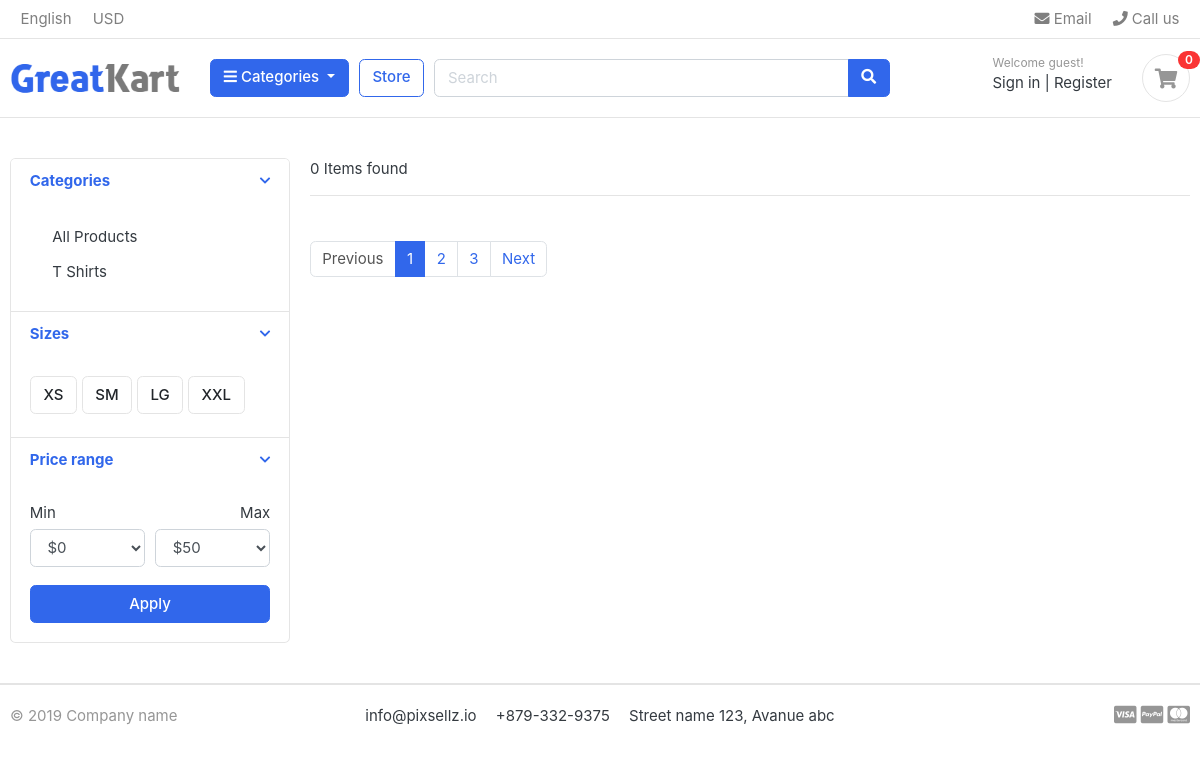
The page /store/ on the database as committed earlier.
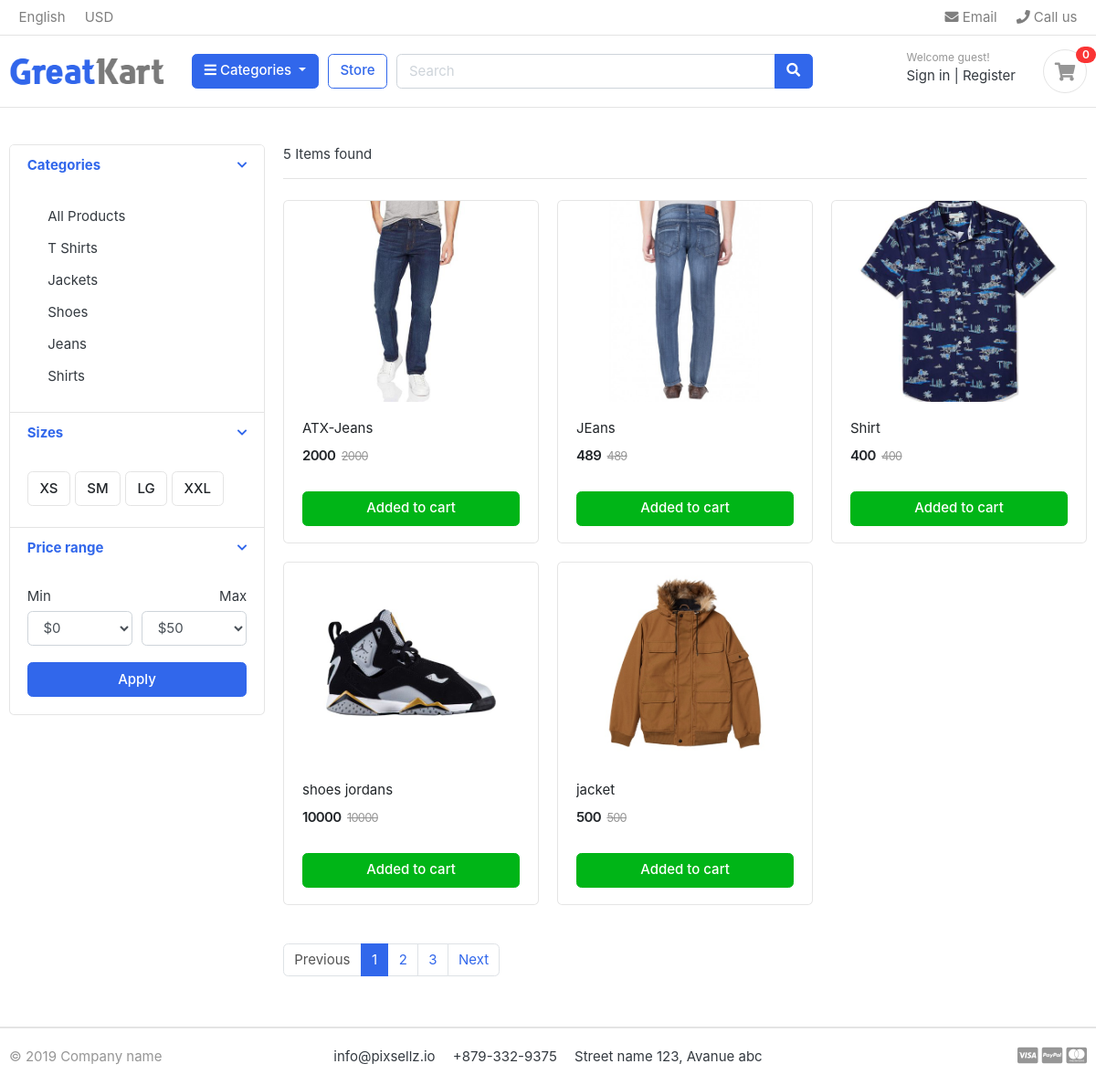
The same page on the database as committed later.
### categories/models.py (models this page shows, shortened)
class Categories(models.Model):
    title = models.CharField(max_length=40, unique=True)
    slug = models.SlugField(max_length=40, unique=True, null=True)
    description = models.TextField(max_length=200)
    image = models.ImageField(blank=True)
    class Meta:
        verbose_name = 'Category'
        verbose_name_plural = 'Categories'
    def get_url(self):
        return reverse('categories', args=[self.slug])

### store/models.py (models this page shows, shortened)
class Product(models.Model):
    title = models.CharField(max_length=150, unique=True)
    slug = models.SlugField(max_length=200, unique=True)
    description = models.TextField(max_length=500, blank=True)
    images = models.ImageField(upload_to='static/images')
    price = models.IntegerField()
    stock = models.IntegerField()
    category = models.ForeignKey(Categories, on_delete=models.CASCADE)
    date_added = models.DateTimeField(auto_now_add=True)
    date_modified = models.DateTimeField(auto_now=True)
    is_available = models.BooleanField(default=True)
    def get_url(self):
        return reverse('product_details', args=[self.category.slug, self.slug])

### store/views.py (the view)
# urls.py: path('store/', include('store.urls')),
def store(request, slug_id=None):
    category = None
    products = None
    if slug_id != None:
        category = get_object_or_404(Categories, slug=slug_id)
        products = Product.objects.filter(is_available=True, category=category)
    else:
        products = Product.objects.all().filter(is_available=True)
    dictionary = {
        'products': products
    }
    return render(request, 'store/store.html', dictionary)

### categories/context_processors.py (called while the page is built)
def categories_link(request):
    links = Categories.objects.all
    return dict(links=links)

### store/templates/store/store.html (shortened to what this page needs)
{% extends 'base.html' %}
{% load static %}
{% block content %}
<section class="section-content padding-y">
<div class="container">
<div class="row">
	<aside class="col-md-3">
<div class="card">
	<article class="filter-group">
		<header class="card-header">
			<a href="#" data-toggle="collapse" data-target="#collapse_1" aria-expanded="true" class="">
				<i class="icon-control fa fa-chevron-down"></i>
				<h6 class="title">Categories</h6>
			</a>
		</header>
		<div class="filter-content collapse show" id="collapse_1" style="">
			<div class="card-body">
				<ul class="list-menu">
				<li><a class="dropdown-item" href="{% url 'store_page' %}">All Products</a></li>
				{% for category in links %}
				<li><a class="dropdown-item" href="{{ category.get_url }}">{{ category.title }}</a></li>
				{% endfor %}
				</ul>
			</div>
		</div>
	</article>
	<article class="filter-group">
		<header class="card-header">
			<a href="#" data-toggle="collapse" data-target="#collapse_4" aria-expanded="true" class="">
				<i class="icon-control fa fa-chevron-down"></i>
				<h6 class="title">Sizes </h6>
			</a>
		</header>
		<div class="filter-content collapse show" id="collapse_4" style="">
			<div class="card-body">
			  <label class="checkbox-btn">
			    <span class="btn btn-light"> XS </span>
			  </label>
			  <label class="checkbox-btn">
			    <span class="btn btn-light"> SM </span>
			  </label>
			  <label class="checkbox-btn">
			    <span class="btn btn-light"> LG </span>
			  </label>
			  <label class="checkbox-btn">
			    <span class="btn btn-light"> XXL </span>
			  </label>
		</div>
		</div>
	</article>
	<article class="filter-group">
		<header class="card-header">
			<a href="#" data-toggle="collapse" data-target="#collapse_3" aria-expanded="true" class="">
				<i class="icon-control fa fa-chevron-down"></i>
				<h6 class="title">Price range </h6>
			</a>
		</header>
		<div class="filter-content collapse show" id="collapse_3" style="">
			<div class="card-body">
				<div class="form-row">
				<div class="form-group col-md-6">
				  <label>Min</label>
				  	<select class="mr-2 form-control">
						<option value="0">$0</option>
					</select>
				</div>
				<div class="form-group text-right col-md-6">
				  <label>Max</label>
				  	<select class="mr-2 form-control">
						<option value="50">$50</option>
					</select>
				</div>
				</div>
				<button class="btn btn-block btn-primary">Apply</button>
			</div>
		</div>
	</article>
</div>
	</aside>
	<main class="col-md-9">
<header class="border-bottom mb-4 pb-3">
		<div class="form-inline">
			<span class="mr-md-auto">{{ products.count }} Item{{ products.count|pluralize }} found </span>
		</div>
</header>
<div class="row">
    {% for product in products %}
	<div class="col-md-4">
		<figure class="card card-product-grid">
			<div class="img-wrap">
				<img src="{{ product.images.url }}">
			</div>
			<figcaption class="info-wrap">
				<div class="fix-height">
					<a href="{{ product.get_url }}" class="title">{{ product.title }}</a>
					<div class="price-wrap mt-2">
						<span class="price">{{ product.price }}</span>
						<del class="price-old">{{ product.price }}</del>
					</div>
				</div>
				<a href="#" class="btn btn-block btn-success">Added to cart </a>
			</figcaption>
		</figure>
	</div>
    {% endfor %}
</div>
<nav class="mt-4" aria-label="Page navigation sample">
  <ul class="pagination">
    <li class="page-item disabled"><a class="page-link" href="#">Previous</a></li>
    <li class="page-item active"><a class="page-link" href="#">1</a></li>
    <li class="page-item"><a class="page-link" href="#">2</a></li>
    <li class="page-item"><a class="page-link" href="#">3</a></li>
    <li class="page-item"><a class="page-link" href="#">Next</a></li>
  </ul>
</nav>
	</main>
</div>
</div>
</section>
{% endblock %}

### main/templates/base.html (shortened to what this page needs)
{% load static %}
<!DOCTYPE HTML>
<html lang="en">
<head>
<link href="{% static 'css/bootstrap.css' %}" rel="stylesheet" type="text/css"/>
<link href="{% static 'fonts/fontawesome/css/all.min.css' %}" type="text/css" rel="stylesheet">
<link href="{% static 'css/ui.css' %}" rel="stylesheet" type="text/css"/>
<link href="{% static 'css/responsive.css' %}" rel="stylesheet" media="only screen and (max-width: 1200px)" />
</head>
<body>
{% include 'includes/nav.html' %}
{% block content %}{% endblock %}
{% include 'includes/footer.html' %}
</body>
</html>

### main/templates/includes/nav.html (shortened to what this page needs)
{% load static %}
<header class="section-header">
<nav class="navbar p-md-0 navbar-expand-sm navbar-light border-bottom">
<div class="container">
  <div class="collapse navbar-collapse" id="navbarTop4">
    <ul class="navbar-nav mr-auto">
    	<li class="nav-item dropdown">
		 	<a href="#" class="nav-link">   English </a>
		</li>
		<li class="nav-item dropdown">
			<a href="#" class="nav-link"> USD </a>
		</li>
    </ul>
    <ul class="navbar-nav">
		<li><a href="#" class="nav-link"> <i class="fa fa-envelope"></i> Email </a></li>
		<li><a href="#" class="nav-link"> <i class="fa fa-phone"></i> Call us </a></li>
	</ul>
  </div>
</div>
</nav>
<section class="header-main border-bottom">
	<div class="container">
<div class="row align-items-center">
	<div class="col-lg-2 col-md-3 col-6">
		<a href="{% url 'home' %}" class="brand-wrap">
			<img class="logo" src="{% static './images/logo.png' %}">
		</a>
	</div>
	<div class="col-lg col-sm col-md col-6 flex-grow-0">
		<div class="category-wrap dropdown d-inline-block float-right">
			<button type="button" class="btn btn-primary dropdown-toggle" data-toggle="dropdown">
				<i class="fa fa-bars"></i> Categories
			</button>
		</div>
	</div>
	<a href="{% url 'store_page' %}" class="btn btn-outline-primary">Store</a>
	<div class="col-lg  col-md-6 col-sm-12 col">
		<form action="#" class="search">
			<div class="input-group w-100">
			    <input type="text" class="form-control" style="width:60%;" placeholder="Search">
			    <div class="input-group-append">
			      <button class="btn btn-primary" type="submit">
			        <i class="fa fa-search"></i>
			      </button>
			    </div>
		    </div>
		</form>
	</div>
	<div class="col-lg-3 col-sm-6 col-8 order-2 order-lg-3">
				<div class="d-flex justify-content-end mb-3 mb-lg-0">
					<div class="widget-header">
						<small class="title text-muted">Welcome guest!</small>
						<div>
							<a href="./signin.html">Sign in</a> <span class="dark-transp"> | </span>
							<a href="./register.html"> Register</a>
						</div>
					</div>
					<a href="./cart.html" class="widget-header pl-3 ml-3">
						<div class="icon icon-sm rounded-circle border"><i class="fa fa-shopping-cart"></i></div>
						<span class="badge badge-pill badge-danger notify">0</span>
					</a>
				</div>
			</div>
</div>
	</div>
</section>
</header>

### main/templates/includes/footer.html
{% load static %}
<footer class="section-footer border-top">
	<div class="container">
		<section class="footer-bottom border-top row">
			<div class="col-md-2">
				<p class="text-muted"> &copy 2019 Company name </p>
			</div>
			<div class="col-md-8 text-md-center">
				<span  class="px-2">info@pixsellz.io</span>
				<span  class="px-2">+879-332-9375</span>
				<span  class="px-2">Street name 123, Avanue abc</span>
			</div>
			<div class="col-md-2 text-md-right text-muted">
				<i class="fab fa-lg fa-cc-visa"></i>
				<i class="fab fa-lg fa-cc-paypal"></i>
				<i class="fab fa-lg fa-cc-mastercard"></i>
			</div>
		</section>
	</div>
</footer>

### static/css/ui.css (style rules this page uses)
html { font-family: "Inter", sans-serif; font-size: 15px; }
.img-wrap { text-align: center; display: block; }
.img-wrap img { max-width: 100%; }
.price-wrap { letter-spacing: -0.7px; }
.icon-xs, .icon-sm, .icon-md, .icon-lg { display: inline-block; text-align: center; flex-shrink: 0; flex-grow: 0; }
.icon-sm { width: 48px; height: 48px; line-height: 48px !important; font-size: 20px; }
.padding-y { padding-top: 40px; padding-bottom: 40px; }
figure { margin-bottom: 0; }
article:after, .form-group:after { display: block; clear: both; content: ""; }
p:last-child { margin-bottom: 0; }
.header-main { position: relative; padding-top: 1rem; padding-bottom: 1rem; }
.brand-wrap .logo, .navbar-brand .logo { margin-right: 7px; max-height: 42px; display: inline-block; }
.widget-header { display: inline-block; vertical-align: middle; position: relative; }
.widget-header a { color: #343a40; }
.widget-header i { color: #969696; }
.widget-header .title { display: block; }
.widget-header .notify { position: absolute; top: -3px; right: -10px; }
.footer-bottom { padding-top: 20px; padding-bottom: 20px; }
.btn-light { background-color: #fff; border-color: #e4e4e4; }
[class*=list-] li:after { visibility: hidden; display: block; content: ""; overflow: hidden; height: 0; clear: both; }
.list-menu { list-style: none; margin: 0; padding-left: 0; }
.list-menu li { margin-bottom: 5px; }
.list-menu a { color: #343a40; }
[class*=card-product] a.title { color: #212529; display: block; }
[class*=card-product] .img-wrap { overflow: hidden; position: relative; }
[class*=card-product] .img-wrap img { height: 100%; max-width: 100%; width: auto; display: inline-block; -o-object-fit: cover; object-fit: cover; }
.card-product-grid { margin-bottom: 20px; }
.card-product-grid .img-wrap { border-radius: 0.2rem 0.2rem 0 0; height: 220px; }
.card-product-grid .info-wrap { overflow: hidden; padding: 18px 20px; }
.card-product-grid .fix-height { height: 80px; overflow: hidden; }
.card .img-wrap { overflow: hidden; }
.notify { position: absolute; top: -4px; right: -10px; display: inline-block; padding: 0.25em 0.6em; font-size: 12px; line-height: 1; text-align: center; border-radius: 3rem; color: #fff; background-color: #fa3434; }
.price { font-weight: 600; color: #212529; }
.price-old { color: #969696; margin-left: 3px; font-size: 85%; }
.icon-control { margin-top: 5px; float: right; font-size: 80%; }
.card-header .title { margin-bottom: 0; line-height: 1.5; }
.filter-group { border-bottom: 1px solid #e4e4e4; }
.filter-group .card-header { border-bottom: 0; }
.filter-group:last-child { border-bottom: 0; }
.checkbox-btn { position: relative; }

Rows that differ between the two databases and show on the page:
added Categories: title "Jackets"
added Categories: title "Shoes"
added Categories: title "Jeans"
added Categories: title "Shirts"
added Product: images (picture), title "ATX-Jeans", price "2000"
added Product: images (picture), title "JEans", price "489"
added Product: images (picture), title "Shirt", price "400"
added Product: images (picture), title "shoes jordans", price "10000"
added Product: images (picture), title "jacket", price "500"
Other text that changed with them:
{{ products.count }}: "0" → "5"
